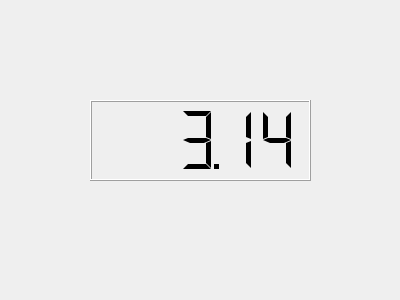
<?xml version="1.0" encoding="UTF-8"?>
<ui version="4.0">
 <class>Form</class>
 <widget class="QWidget" name="Form">
  <property name="geometry">
   <rect>
    <x>0</x>
    <y>0</y>
    <width>400</width>
    <height>300</height>
   </rect>
  </property>
  <property name="windowTitle">
   <string>Form</string>
  </property>
  <widget class="QLCDNumber" name="lcdNumber">
   <property name="geometry">
    <rect>
     <x>90</x>
     <y>100</y>
     <width>221</width>
     <height>81</height>
    </rect>
   </property>
   <property name="smallDecimalPoint">
    <bool>true</bool>
   </property>
   <property name="segmentStyle">
    <enum>QLCDNumber::Flat</enum>
   </property>
   <property name="value" stdset="0">
    <double>3.140000000000000</double>
   </property>
  </widget>
 </widget>
 <resources/>
 <connections/>
</ui>
